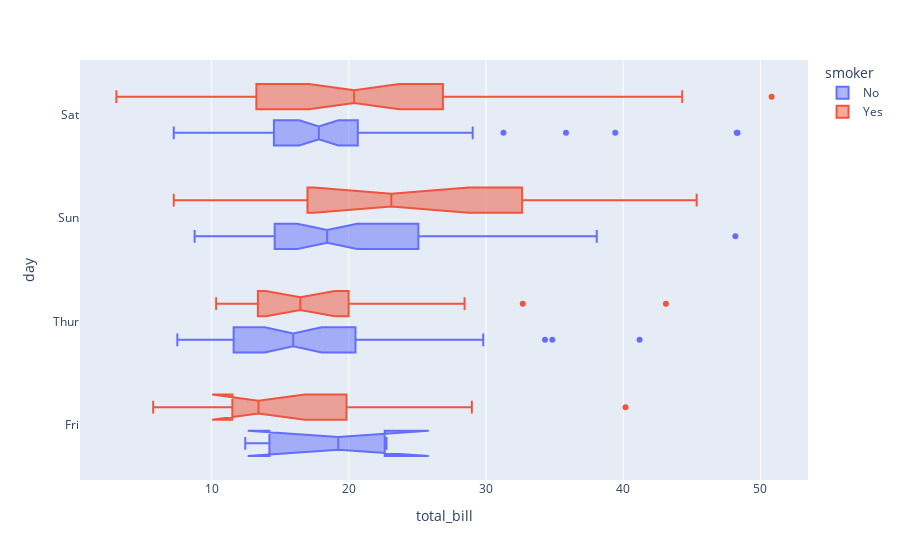

Notebook source saved alongside this figure:
### Code cell
px.box(tips,x="total_bill",y="day",orientation="h",color="smoker",notched=True,category_orders={"day":["Thur","Fri","sat","sun]"]})
# Creates a box plot
# notched -->adds a notch around the median, displaying its confidence interval.

### Figure 1 — Plotly figure (JSON) as saved in the notebook; plotly's stock layout.template omitted (floating-point values rounded to 4 significant figures; data arrays with more than 128 entries replaced by an {"elided": "..."} marker saying what was removed)
{"data": [{"alignmentgroup": "True", "hovertemplate": "smoker=No<br>total_bill=%{x}<br>day=%{y}<extra></extra>", "legendgroup": "No", "marker": {"color": "#636efa"}, "name": "No", "notched": true, "offsetgroup": "No", "orientation": "h", "showlegend": true, "type": "box", "x": {"elided": "151 float values"}, "x0": " ", "xaxis": "x", "y": {"elided": "151 str values"}, "y0": " ", "yaxis": "y"}, {"alignmentgroup": "True", "hovertemplate": "smoker=Yes<br>total_bill=%{x}<br>day=%{y}<extra></extra>", "legendgroup": "Yes", "marker": {"color": "#EF553B"}, "name": "Yes", "notched": true, "offsetgroup": "Yes", "orientation": "h", "showlegend": true, "type": "box", "x": [38.01, 11.24, 20.29, 13.81, 11.02, 18.29, 3.07, 15.01, 26.86, 25.28, 17.92, 19.44, 32.68, 28.97, 5.75, 16.32, 40.17, 27.28, 12.03, 21.01, 11.35, 15.38, 44.3, 22.42, 15.36, 20.49, 25.21, 14.31, 16, 17.51, 10.59, 10.63, 50.81, 15.81, 7.25, 31.85, 16.82, 32.9, 17.89, 14.48, 9.6, 34.63, 34.65, 23.33, 45.35, 23.17, 40.55, 20.9, 30.46, 18.15, 23.1, 15.69, 19.81, 28.44, 15.48, 16.58, 10.34, 43.11, 13, 13.51, 18.71, 12.74, 13, 16.4, 20.53, 16.47, 26.59, 38.73, 24.27, 12.76, 30.06, 25.89, 13.27, 28.17, 12.9, 28.15, 11.59, 7.74, 30.14, 12.16, 13.42, 8.58, 13.42, 16.27, 10.09, 22.12, 24.01, 15.69, 15.53, 12.6, 32.83, 27.18, 22.67], "x0": " ", "xaxis": "x", "y": ["Sat", "Sat", "Sat", "Sat", "Sat", "Sat", "Sat", "Sat", "Sat", "Sat", "Sat", "Thur", "Thur", "Fri", "Fri", "Fri", "Fri", "Fri", "Fri", "Fri", "Fri", "Fri", "Sat", "Sat", "Sat", "Sat", "Sat", "Sat", "Thur", "Sun", "Sat", "Sat", "Sat", "Sat", "Sun", "Sun", "Sun", "Sun", "Sun", "Sun", "Sun", "Sun", "Sun", "Sun", "Sun", "Sun", "Sun", "Sun", "Sun", "Sun", "Sun", "Sun", "Thur", "Thur", "Thur", "Thur", "Thur", "Thur", "Thur", "Thur", "Thur", "Thur", "Thur", "Thur", "Thur", "Thur", "Sat", "Sat", "Sat", "Sat", "Sat", "Sat", "Sat", "Sat", "Sat", "Sat", "Sat", "Sat", "Sat", "Fri", "Fri", "Fri", "Fri", "Fri", "Fri", "Sat", "Sat", "Sat", "Sat", "Sat", "Sat", "Sat", "Sat"], "y0": " ", "yaxis": "y"}], "layout": {"autosize": true, "boxmode": "group", "legend": {"title": {"text": "smoker"}, "tracegroupgap": 0}, "margin": {"t": 60}, "xaxis": {"anchor": "y", "autorange": true, "domain": [0, 1], "range": [0.4178, 53.46], "title": {"text": "total_bill"}, "type": "linear"}, "yaxis": {"anchor": "x", "autorange": true, "categoryarray": ["sun]", "sat", "Fri", "Thur"], "categoryorder": "array", "domain": [0, 1], "range": [1.444, 5.556], "title": {"text": "day"}, "type": "category"}}}
